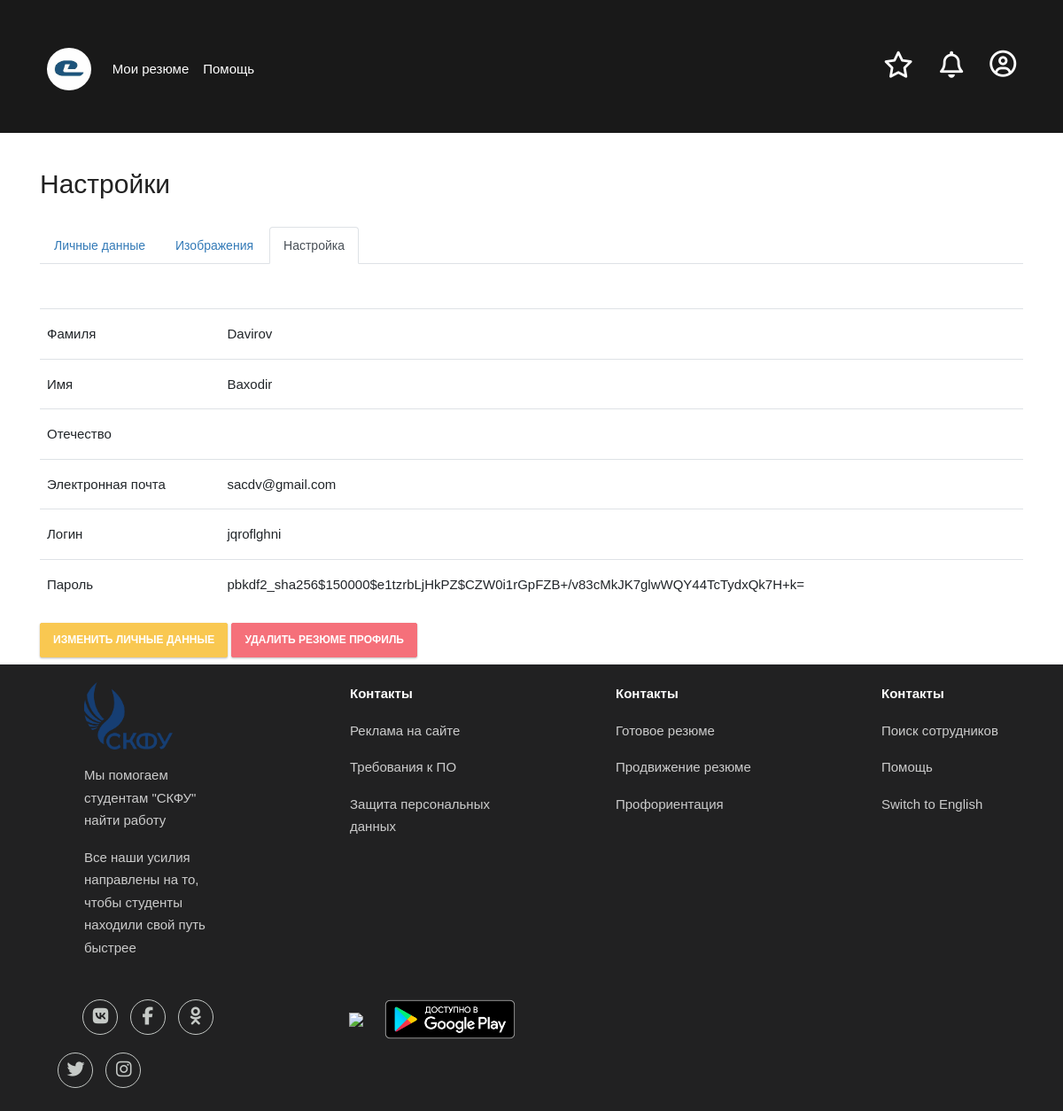
The app's page /s_details/ (signed in) with its own data.
### administrator/models.py (models this page shows)
class Summaries(models.Model):
    user = models.OneToOneField(User, on_delete = models.CASCADE, primary_key = True)
    father_name = models.CharField(max_length=60, blank=True)
    summary_image_u = models.ImageField(null=True, blank=True, upload_to='images')
    class Meta:
        verbose_name = '3. Database for Summary'
        verbose_name_plural = '3. Database for Summary'

class User(AbstractUser):
    last_name = models.CharField(max_length=100)
    first_name = models.CharField(max_length=100)
    email = models.CharField(max_length=100)
    class Meta:
        verbose_name = '1. All users Database'
        verbose_name_plural = '1. All users Database'

### summary_vacancy/views.py (the view)
# urls.py: path('s_details/', views.summary_profile_dataile, name='s_details'),
def summary_profile_dataile(request):
    a = Summaries.objects.filter(user=request.user)
    return render(request, 'summary_vacancy/summary_profile_dataile.html', {'a': a})
    pass

### summary_vacancy/templates/summary_vacancy/summary_profile_dataile.html (shortened to what this page needs)
<!DOCTYPE html>
<html>
  <head>
    {% load static %}
    <link rel="stylesheet" type="text/css" href="{% static 'bootstrap/css/bootstrap.min.css' %}">
    <link rel="stylesheet" type="text/css" href="{% static 'bootstrap/js/bootstrap.min.js' %}">
    <link href="{% static 'assets/css/theme/collapse/theme_style.css' %}" rel="stylesheet" id="rt_style_components"
      type="text/css" />
  </head>
  <body style="background: rgba(0,0,0,0.9);">
    <div class="container-fluid">
      <div class="row" style="width: 98%; margin: auto; height: 150px; padding-left: 0px; padding-right: 0px;">
        <div class="col-sm" style=" padding: 10px;">
          <nav class="navbar navbar-expand-lg navbar-light " style="margin-top: 30px;">
            <a class="navbar-brand" href="{% url 'summary_vacancy:s_profile' %}">
              <img src="{% static 'bootstrap/images/logo_white.jpg' %}" style="border-radius: 50%; width: 50px;">
            </a>
            <div class="collapse navbar-collapse" id="navbarSupportedContent">
              <ul class="navbar-nav mr-auto">
                <li class="nav-item active">
                  {% if request.user.is_authenticated %}
                    {% for summaries in a %}
                      <a class="nav-link" href="{% url 'summary_vacancy:meine_biografiess' %}" style="color: white;">Мои резюме <span class="sr-only">(current)</span></a>
                    </li>
                    <li class="nav-item active">
                      <a class="nav-link" href="#" style="color: white;">Помощь <span class="sr-only">(current)</span></a>
                    </li>
                  </ul>
                  <a href="#">
                    <h4 style="margin-right: 30px;">
                    <i class="far fa-star" style="font-size: 20px; color: white; font-size: 30px;"></i>
                    </h4>
                  </a>
                  <a href="#">
                    <h4 style="margin-right: 30px;">
                    <i class="far fa-bell" style="font-size: 20px; color: white; font-size: 30px;"></i>
                    </h4>
                  </a>
                    <a href="javascript:;" class="dropdown-toggle" data-toggle="dropdown" data-hover="dropdown"
                          data-close-others="true">
                      <i class="far fa-user-circle" style="font-size: 20px; color: white; font-size: 30px;"></i>
                        </a>
                {% endfor %}
              {% endif %}
            </nav>
          </div>
        </div>
      </div>
        <div class="container-fluid" style="background: white; height: auto;">
          <div class="container">
            <div class="row" style="height: 600px;>
              <div class="col-sm">
                {% for p in a %}
                <div class="container-fluid" style="margin-top: 40px;">
                  <h2>Настройки</h2>
                  <ul class="nav nav-tabs" style="margin-top: 30px;">
                    <li class="nav-item">
                      <a class="nav-link" href="{% url 'summary_vacancy:user_profile' %}">Личные данные</a>
                    </li>
                    <li class="nav-item">
                      <a class="nav-link"  href="{% url 'summary_vacancy:book_editt' user.id %}">Изображения</a>
                    </li>
                    <li class="nav-item">
                      <a class="nav-link active" href="{% url 'summary_vacancy:s_details' %}">Настройка</a>
                    </li>
                  </ul>
                  <table class="table table-hover" style="margin-top: 50px;">
                    <thead>
                      <tr>
                        <td scope="col">Фамиля</td>
                        <td scope="col">{{p.user.last_name}}</td>
                      </tr>
                    </thead>
                    <tbody>
                      <tr>
                       <td scope="col">Имя</td>
                        <td scope="col">{{p.user.first_name}}</td>
                      </tr>
                      <tr>
                       <td scope="col">Отечество</td>
                        <td scope="col">{{p.father_name}}</td>
                      </tr>
                      <tr>
                         <td scope="col">Электронная почта</td>
                        <td scope="col">{{p.user.email}}</td>
                      </tr>
                      <tr>
                         <td scope="col">Логин</td>
                        <td scope="col">{{p.user.username}}</td>
                      </tr>
                      <tr>
                         <td scope="col">Пароль</td>
                        <td scope="col">{{p.user.password}}</td>
                      </tr>
                    </tbody>
                  </table>
                  <a href="{% url 'summary_vacancy:book_edit' user.id %}">
                  <button type="button" class="btn btn-warning">изменить личные данные</button>
                  </a>
                  <button type="button" class="btn btn-danger">удалить резюме профиль</button>
                  {% endfor %}
                </div>
              </div>
            </div>
          </div>
    <footer>
      <div class="container-fluid">
        <div class="row" style="background: #212122; height: auto;">
          <div class="col-sm" style="padding: 20px; margin-left: 60px; color: white;">
            <p class="col">
              <img style="width: 100px;" src="{% static 'assets/img/Логотип_СКФУ.png' %}">
            </p>
            <p class="col">Мы помогаем студентам "СКФУ" найти работу</p>
            <p class="col">Все наши усилия направлены на то, чтобы студенты находили свой путь быстрее</p>
          </div>
          <div class="col-sm" style="padding: 20px; margin-left: 60px; color: white;">
            <p class="col" style="color: white; font-weight: bold;">Контакты</p>
            <p class="col">Реклама на сайте</p>
            <p class="col">Требования к ПО</p>
            <p class="col">Защита персональных данных</p>
          </div>
          <div class="col-sm" style="padding: 20px; margin-left: 60px; color: white;">
            <p class="col" style="color: white; font-weight: bold;">Контакты</p>
            <p class="col">Готовое резюме</p>
            <p class="col">Продвижение резюме</p>
            <p class="col">Профориентация</p>
          </div>
          <div class="col-sm" style="padding: 20px; margin-left: 60px; color: white;">
            <p class="col" style="color: white; font-weight: bold;">Контакты</p>
            <p class="col">Поиск сотрудников</p>
            <p class="col">Помощь</p>
            <p class="col">Switch to English</p>
          </div>
        </div>
      </div>
      <div class="container-fluid" style="background: #212122;">
        <div class="row">
          <div class="col-md-3">
            <ul class="sil">
              <li style="margin-left: 38px;">
                <a href="#" >
                  <h4 style="border: 1px solid rgb(197, 201, 198); border-radius: 50px; width: 40px; height: 40px;">
                  <i class="fab fa-vk" style="font-size: 20px; color: rgb(197, 201, 198); margin-top: 11px; margin-left: 7px;"></i>
                  </h4>
                </a>
              </li>
              <li>
                <a href="#">
                  <h4 style=" border: 1px solid rgb(197, 201, 198); border-radius: 50px; width: 40px; height: 40px; ">
                  <i class="fab fa-facebook-f" style="font-size: 20px; color: rgb(197, 201, 198); margin-top: 11px; margin-left: 6px;"></i>
                  </h4>
                </a>
              </li>
              <li>
                <a href="#">
                  <h4 style="border: 1px solid rgb(197, 201, 198); border-radius: 50px; width: 40px; height: 40px;">
                  <i class="fab fa-odnoklassniki" style="font-size: 20px; color: rgb(197, 201, 198); margin-top: 11px; margin-left: 6px;"></i>
                  </h4>
                </a>
              </li>
              <li>
                <a href="#">
                  <h4 style="border: 1px solid rgb(197, 201, 198); border-radius: 50px; width: 40px; height: 40px;">
                  <i class="fab fa-twitter" style="font-size: 20px; color: rgb(197, 201, 198); margin-top: 11px; margin-left: 7px;"></i>
                  </h4>
                </a>
              </li>
              <li>
                <a href="#">
                  <h4 style="border: 1px solid rgb(197, 201, 198); border-radius: 50px; width: 40px; height: 40px;">
                  <i class="fab fa-instagram" style="font-size: 20px; color: rgb(197, 201, 198); margin-top: 11px; margin-left: 7px;"></i>
                  </h4>
                </a>
              </li>
            </ul>
          </div>
          <div class="col-sm">
            <ul class="sill">
              <li style="margin-left: 39px;">
                <a href="#">
                  <h4>
                  <img style="width: 130px; margin-top: 5px;" src="{% static 'assets/img/Download-on-the-App-Store-button.png' %}">
                  </h4>
                </a>
              </li>
              <li>
                <a href="#">
                  <h4>
                  <img style="width: 168px; margin-top: 5px;" src="{% static 'assets/img/google-play-badge-ru.png' %}">
                  </h4>
                </a>
              </li>
            </ul>
          </div>
        </div>
      </div>
    </footer>
  </body>
</html>

### summary_vacancy/templates/summary_vacancy/summary_profile_dataile.html (style rules this page uses)
.col { color: #CCCCCC; }
.sil li { display: inline-block; color: white; margin-left: 10px; }
.sill li { display: inline-block; color: white; margin-top: -15px; margin-left: 10px; }

### records on screen
Summaries: user.last_name "Davirov", user.first_name "Baxodir", user.email "sacdv@gmail.com", user.username "jqroflghni", user.password "pbkdf2_sha256$150000$e1tzrbLjHkPZ$CZW0i1rGpFZB+/v83cMkJK7glwWQY44TcTydxQk7H+k="
